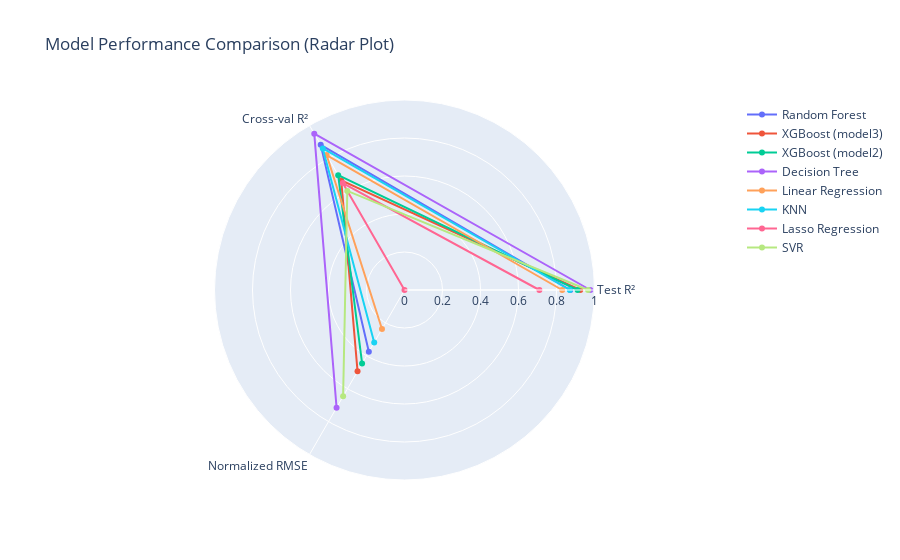

This figure's notebook cell:
### Markdown cell above
## Model Performance Visualization

Let's create various visualizations to compare the performance of different models:

### Code cell
# Create a radar plot to compare models
categories = ['Test R²', 'Cross-val R²', 'Normalized RMSE']

# Normalize RMSE values to be between 0 and 1 (inverted so higher is better)
max_rmse = metrics_df['RMSE'].max()
normalized_rmse = 1 - (metrics_df['RMSE'] / max_rmse)

# Prepare data for radar plot
fig = go.Figure()

for model in metrics_df.index:
    fig.add_trace(go.Scatterpolar(
        r=[metrics_df.loc[model, 'Test R²'], 
           metrics_df.loc[model, 'Cross-val R²'],
           normalized_rmse[model]],
        theta=categories,
        name=model
    ))

fig.update_layout(
    polar=dict(
        radialaxis=dict(
            visible=True,
            range=[0, 1]
        )),
    title='Model Performance Comparison (Radar Plot)',
    showlegend=True
)

fig.show()

### Figure 1 — Plotly figure (JSON) as saved in the notebook; plotly's stock layout.template omitted (floating-point values rounded to 4 significant figures)
{"data": [{"name": "Random Forest", "r": [0.873, 0.882, 0.3754], "theta": ["Test R²", "Cross-val R²", "Normalized RMSE"], "type": "scatterpolar"}, {"name": "XGBoost (model3)", "r": [0.925, 0.666, 0.4943], "theta": ["Test R²", "Cross-val R²", "Normalized RMSE"], "type": "scatterpolar"}, {"name": "XGBoost (model2)", "r": [0.911, 0.698, 0.4466], "theta": ["Test R²", "Cross-val R²", "Normalized RMSE"], "type": "scatterpolar"}, {"name": "Decision Tree", "r": [0.978, 0.95, 0.7151], "theta": ["Test R²", "Cross-val R²", "Normalized RMSE"], "type": "scatterpolar"}, {"name": "Linear Regression", "r": [0.83, 0.82, 0.2372], "theta": ["Test R²", "Cross-val R²", "Normalized RMSE"], "type": "scatterpolar"}, {"name": "KNN", "r": [0.87, 0.86, 0.3187], "theta": ["Test R²", "Cross-val R²", "Normalized RMSE"], "type": "scatterpolar"}, {"name": "Lasso Regression", "r": [0.71, 0.65, 0], "theta": ["Test R²", "Cross-val R²", "Normalized RMSE"], "type": "scatterpolar"}, {"name": "SVR", "r": [0.966, 0.602, 0.6462], "theta": ["Test R²", "Cross-val R²", "Normalized RMSE"], "type": "scatterpolar"}], "layout": {"polar": {"radialaxis": {"range": [0, 1], "visible": true}}, "showlegend": true, "title": {"text": "Model Performance Comparison (Radar Plot)"}}}
